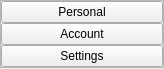
               <widget class="QWidget" name="page_2">
                <property name="geometry">
                 <rect>
                  <x>0</x>
                  <y>0</y>
                  <width>164</width>
                  <height>69</height>
                 </rect>
                </property>
                <attribute name="icon">
                 <iconset resource="icons.qrc">
                  <normaloff>:/icons/icons/chevron-down.svg</normaloff>:/icons/icons/chevron-down.svg</iconset>
                </attribute>
                <attribute name="label">
                 <string>User</string>
                </attribute>
                <layout class="QVBoxLayout" name="verticalLayout_4">
                 <property name="spacing">
                  <number>0</number>
                 </property>
                 <property name="leftMargin">
                  <number>0</number>
                 </property>
                 <property name="topMargin">
                  <number>0</number>
                 </property>
                 <property name="rightMargin">
                  <number>0</number>
                 </property>
                 <property name="bottomMargin">
                  <number>0</number>
                 </property>
                 <item alignment="Qt::AlignTop">
                  <widget class="QFrame" name="frame_10">
                   <property name="frameShape">
                    <enum>QFrame::StyledPanel</enum>
                   </property>
                   <property name="frameShadow">
                    <enum>QFrame::Raised</enum>
                   </property>
                   <layout class="QVBoxLayout" name="verticalLayout_5">
                    <property name="spacing">
                     <number>0</number>
                    </property>
                    <property name="leftMargin">
                     <number>0</number>
                    </property>
                    <property name="topMargin">
                     <number>0</number>
                    </property>
                    <property name="rightMargin">
                     <number>0</number>
                    </property>
                    <property name="bottomMargin">
                     <number>0</number>
                    </property>
                    <item>
                     <widget class="QPushButton" name="pushButton_7">
                      <property name="text">
                       <string>Personal</string>
                      </property>
                      <property name="icon">
                       <iconset resource="icons.qrc">
                        <normaloff>:/icons/icons/anchor.svg</normaloff>:/icons/icons/anchor.svg</iconset>
                      </property>
                     </widget>
                    </item>
                    <item>
                     <widget class="QPushButton" name="pushButton_8">
                      <property name="text">
                       <string>Account</string>
                      </property>
                      <property name="icon">
                       <iconset resource="icons.qrc">
                        <normaloff>:/icons/icons/user.svg</normaloff>:/icons/icons/user.svg</iconset>
                      </property>
                     </widget>
                    </item>
                    <item>
                     <widget class="QPushButton" name="pushButton_9">
                      <property name="text">
                       <string>Settings</string>
                      </property>
                      <property name="icon">
                       <iconset resource="icons.qrc">
                        <normaloff>:/icons/icons/settings.svg</normaloff>:/icons/icons/settings.svg</iconset>
                      </property>
                     </widget>
                    </item>
                   </layout>
                  </widget>
                 </item>
                </layout>
               </widget>
